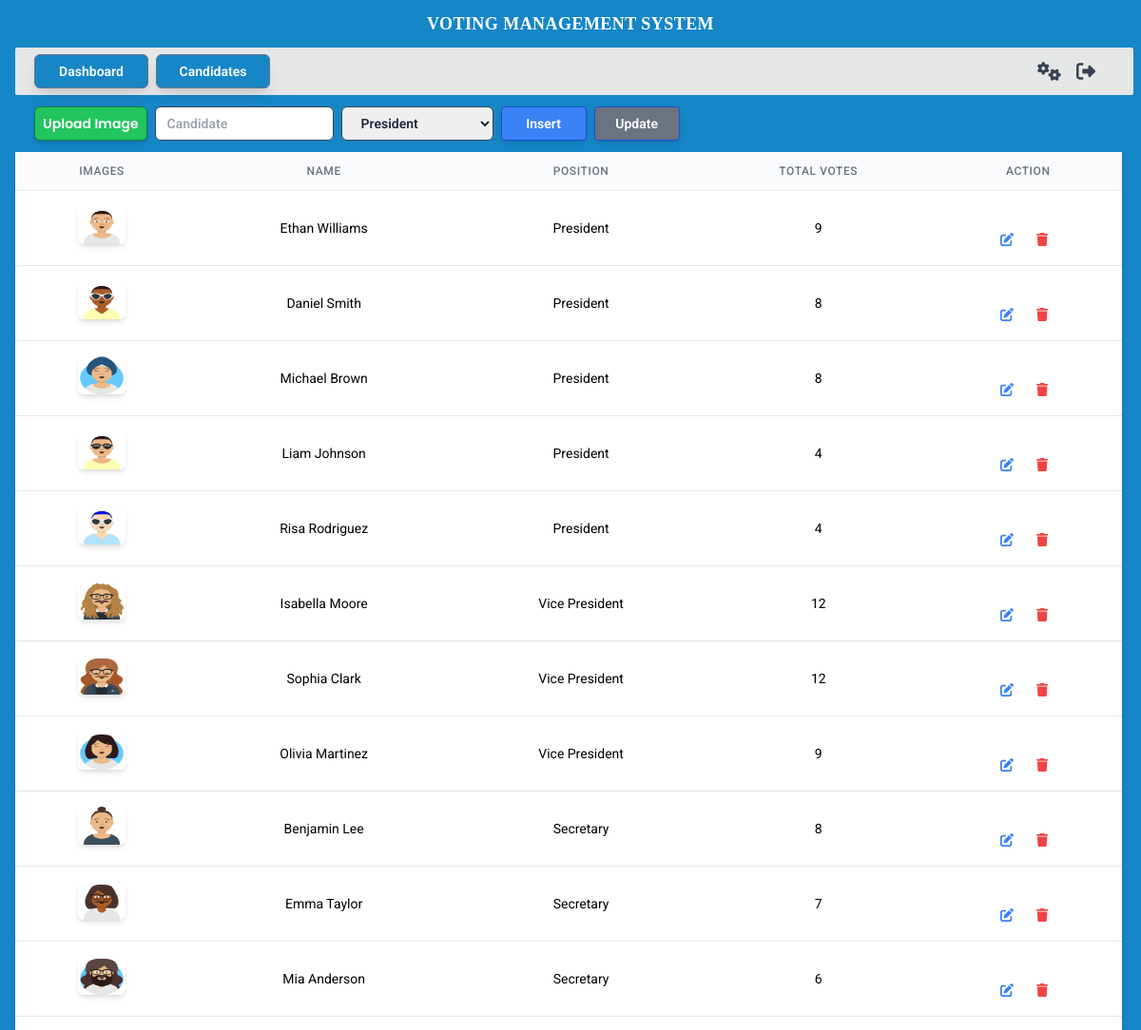
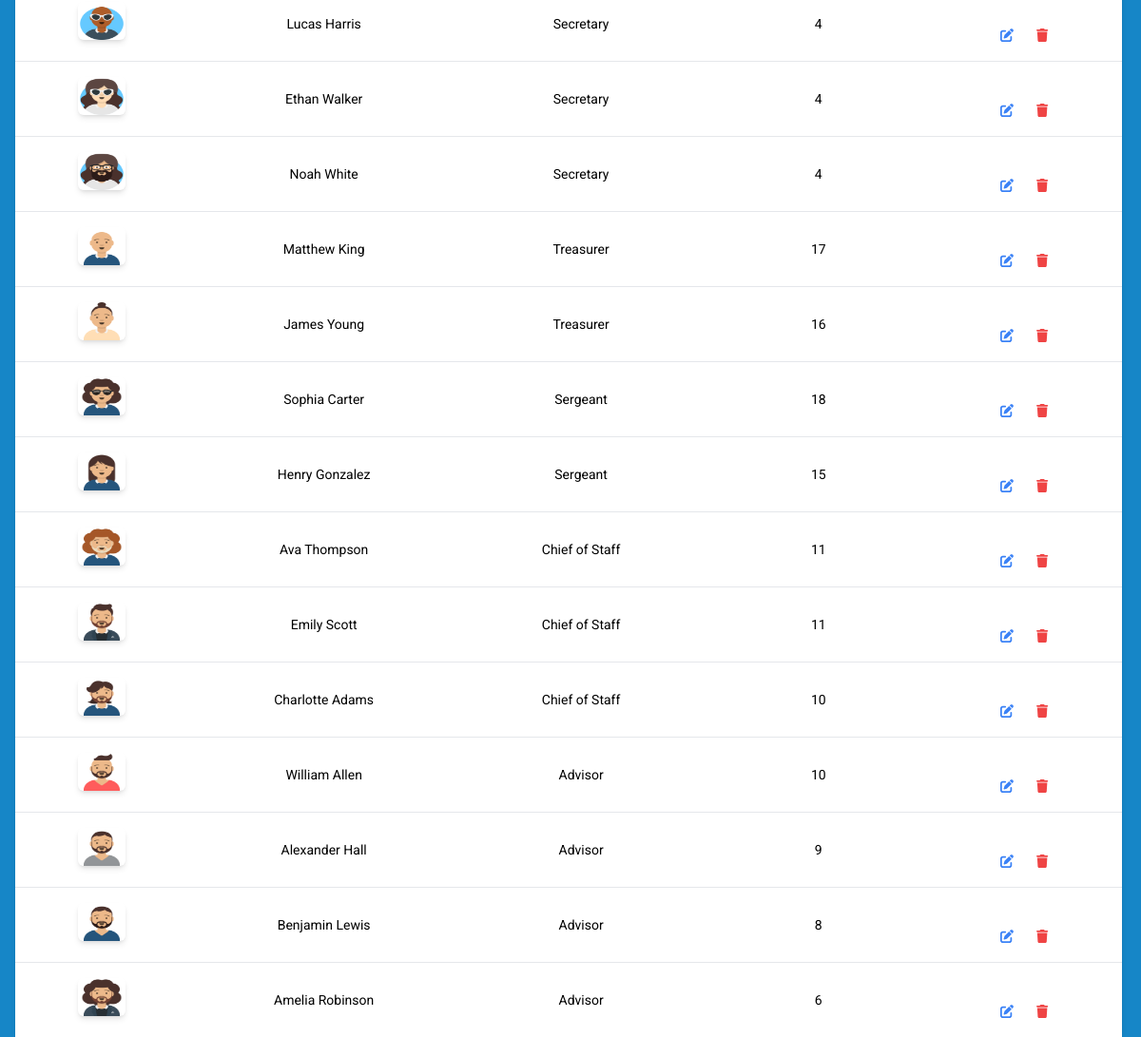
The app's page /candidates.php (signed in) with its own data (2 pictures, top to bottom).
### tables this page shows
CREATE TABLE IF NOT EXISTS `candidates` (
  `id` int unsigned NOT NULL AUTO_INCREMENT,
  `Name` varchar(50) NOT NULL,
  `image_url` varchar(500) DEFAULT NULL,
  `position_id` int NOT NULL,
  PRIMARY KEY (`id`),
  KEY `position_id` (`position_id`),
  CONSTRAINT `candidates_ibfk_1` FOREIGN KEY (`position_id`) REFERENCES `positions` (`position_id`),
  CONSTRAINT `candidates_ibfk_2` FOREIGN KEY (`position_id`) REFERENCES `positions` (`position_id`)
);

CREATE TABLE IF NOT EXISTS `positions` (
  `position_id` int NOT NULL AUTO_INCREMENT,
  `position_name` varchar(50) DEFAULT NULL,
  PRIMARY KEY (`position_id`)
);

### services/positions_service.php (called while the page is built)
<?php
$sql_fetch_data = "SELECT * FROM positions";
$stmt = $conn->query($sql_fetch_data);
$positions = $stmt->fetchAll(PDO::FETCH_ASSOC);

### services/candidates_service.php (called while the page is built, shortened)
<?php
$sql_fetch_data = "SELECT
    COUNT(votes.candidate_id) AS total_votes,
    Candidates.*,
    positions.position_name
FROM
    Candidates
INNER JOIN positions
    ON Candidates.position_id = positions.position_id
LEFT JOIN votes
    ON Candidates.id = votes.candidate_id
GROUP BY
    Candidates.id, positions.position_name
ORDER BY
    positions.position_id , total_votes DESC;
";
$stmt = $conn->query($sql_fetch_data);
$candidates = $stmt->fetchAll(PDO::FETCH_ASSOC);

### candidates.php (the view, shortened to what this page needs)
<?php
    require_once 'config/connection.php';
    require_once 'services/candidates_service.php';
    require_once 'services/positions_service.php';
?>
<!DOCTYPE html>
<html lang="en">
<head>
    <link rel="stylesheet" href="style.css">
    <link rel="stylesheet" href="https://cdnjs.cloudflare.com/ajax/libs/font-awesome/6.0.0-beta3/css/all.min.css">
    <script src="https://cdn.tailwindcss.com"></script>
</head>
<body class="bg-[#1686C7]">
<div class="text-white flex flex-col ">
        <label class="flex items-center justify-center bg-[#1686C7]  uppercase text-[18px] font-[Verdana]  font-semibold h-[50px] tracking-wide">Voting Management System</label>
        <div class="bg-[#E5E6E6] h-[50px] flex flex-row w-[98%] ms-4 rounded-sm ">
            <div class="flex flex-row gap-2 ps-5 items-center w-[50%]">
                <?php require_once 'components/route.php'; ?>
            </div>
            <div class="flex flex-row gap-5 ps-5 items-center justify-end w-[50%] pe-6 text-gray-500 text-[16px]">
                <?php require_once 'components/options.php'; ?>
            </div>
        </div>
        <form class="flex flex-row gap-2 items-center pl-9 font-semibold h-[60px] " action="" method="post" enctype="multipart/form-data">
            <label id="imageLabel" for="imageInput" class="border border-green-700 bg-green-500 hover:bg-green-700 px-2 h-9 flex justify-center items-center rounded-md shadow-md text-white cursor-pointer bg-[#D3D3D3] hover:bg-blue-500">Upload Image</label>
            <input id="candidate_name" type="text" name="name" placeholder="Candidate" class="text-gray-800 w-45 h-9 px-3 py-1 border border-gray-700 rounded-md focus:outline-none focus:border-blue-500 " required>
            <select id="position_id"  name="position_id" class="text-gray-800 w-40 h-9 px-4 py-1 border border-gray-700 rounded-md focus:outline-none focus:border-blue-500">
                <?php foreach($positions as $position):?>
                    <option value="<?php echo $position['position_id']; ?>"><?php echo $position['position_name']; ?></option>
                <?php endforeach; ?>
            </select>
            <button id="insert" type="submit" name="insert" class="w-[90px] h-9 px-2 border border-blue-700 bg-blue-500 hover:bg-blue-700 cursor-pointer shadow-md rounded ">Insert</button>
            <button id="update" type="submit" name="update" class="w-[90px] h-9 px-2 border border-blue-700 bg-gray-500 hover:bg-gray-700 cursor-not-allowed shadow-md rounded" disabled>Update</button>
        </form>
</div>
<div class="px-4  bg-[#1686C7]  ">
    <table class="min-w-[97vw] divide-y divide-gray-200 shadow-md rounded-md text-center">
        <thead>
            <tr>
                <th class="px-6 py-3 bg-gray-50  text-xs font-medium text-gray-500 uppercase tracking-wider">Images</th>
                <th class="px-6 py-3 bg-gray-50  text-xs font-medium text-gray-500 uppercase tracking-wider">Name</th>
                <th class="px-6 py-3 bg-gray-50  text-xs font-medium text-gray-500 uppercase tracking-wider">Position</th>
                <th class="px-6 py-3 bg-gray-50  text-xs font-medium text-gray-500 uppercase tracking-wider">Total Votes</th>
                <th class="px-6 py-3 bg-gray-50  text-xs font-medium text-gray-500 uppercase tracking-wider">Action</th>
            </tr>
        </thead>
        <tbody class="bg-white divide-y divide-gray-200">
            <?php foreach ($candidates as $candidate): ?>
                <tr>
                    <td class="px-6 py-4 whitespace-nowrap flex justify-center items-center ">
                       <img class="shadow-md rounded-md h-[40px] w-[50px]" src="<?php echo $candidate['image_url']; ?>" alt="<?php echo $candidate['image_url']; ?>">
                    </td>
                    <td class="px-6 py-4 whitespace-nowrap"><?php echo $candidate['Name']; ?></td>
                    <td class="px-6 py-4 whitespace-nowrap"><?php echo $candidate['position_name']; ?></td>
                    <td class="px-6 py-4 whitespace-nowrap"><?php echo $candidate['total_votes']; ?></td>
                    <td class="px-6 py-4 whitespace-nowrap flex flex-row gap-6 justify-center items-center ">
                        <a id="editBtn" href="javascript:void(0);" class="edit-link text-blue-500 hover:text-blue-700" data='<?php echo htmlspecialchars(json_encode($candidate), ENT_QUOTES, 'UTF-8'); ?>'><i class="fas fa-edit"></i></a>
                        <a href="?delete=<?php echo $candidate['id']; ?>" class="text-red-500 hover:text-red-700 mr-2"><i class="fas fa-trash"></i></a>
                    </td>
                </tr>
            <?php endforeach; ?>
        </tbody>
    </table>
</div>
</body>
</html>

### assets/css/style.css (style rules this page uses)
* { padding: 0; margin: 0; box-sizing: border-box; }
body { font-family: 'Roboto', sans-serif; font-size: 14px; height: auto; scrollbar-width: thin; scrollbar-color: #E5E6E6 #636363; }
label { font-family: 'Poppins', sans-serif; }
button { font-family: 'Poppins', sans-serif; }

### records on screen
candidates: image_url (picture), Name "Ethan Williams", position.position_name "President", total_votes "9"
candidates: image_url (picture), Name "Daniel Smith", position.position_name "President", total_votes "8"
candidates: image_url (picture), Name "Michael Brown", position.position_name "President", total_votes "8"
candidates: image_url (picture), Name "Liam Johnson", position.position_name "President", total_votes "4"
candidates: image_url (picture), Name "Risa Rodriguez", position.position_name "President", total_votes "4"
candidates: image_url (picture), Name "Isabella Moore", position.position_name "Vice President", total_votes "12"
candidates: image_url (picture), Name "Sophia Clark", position.position_name "Vice President", total_votes "12"
candidates: image_url (picture), Name "Olivia Martinez", position.position_name "Vice President", total_votes "9"
candidates: image_url (picture), Name "Benjamin Lee", position.position_name "Secretary", total_votes "8"
candidates: image_url (picture), Name "Emma Taylor", position.position_name "Secretary", total_votes "7"
candidates: image_url (picture), Name "Mia Anderson", position.position_name "Secretary", total_votes "6"
candidates: image_url (picture), Name "Lucas Harris", position.position_name "Secretary", total_votes "4"
candidates: image_url (picture), Name "Ethan Walker", position.position_name "Secretary", total_votes "4"
candidates: image_url (picture), Name "Noah White", position.position_name "Secretary", total_votes "4"
candidates: image_url (picture), Name "Matthew King", position.position_name "Treasurer", total_votes "17"
candidates: image_url (picture), Name "James Young", position.position_name "Treasurer", total_votes "16"
candidates: image_url (picture), Name "Sophia Carter", position.position_name "Sergeant", total_votes "18"
candidates: image_url (picture), Name "Henry Gonzalez", position.position_name "Sergeant", total_votes "15"
candidates: image_url (picture), Name "Ava Thompson", position.position_name "Chief of Staff", total_votes "11"
candidates: image_url (picture), Name "Emily Scott", position.position_name "Chief of Staff", total_votes "11"
candidates: image_url (picture), Name "Charlotte Adams", position.position_name "Chief of Staff", total_votes "10"
candidates: image_url (picture), Name "William Allen", position.position_name "Advisor", total_votes "10"
candidates: image_url (picture), Name "Alexander Hall", position.position_name "Advisor", total_votes "9"
candidates: image_url (picture), Name "Benjamin Lewis", position.position_name "Advisor", total_votes "8"
candidates: image_url (picture), Name "Amelia Robinson", position.position_name "Advisor", total_votes "6"

### other values on screen
form field position_id "President"
